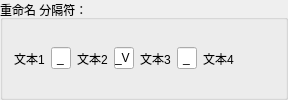
         <widget class="QGroupBox" name="groupBox_8">
          <property name="maximumSize">
           <size>
            <width>4096</width>
            <height>16777215</height>
           </size>
          </property>
          <property name="title">
           <string>重命名 分隔符：</string>
          </property>
          <layout class="QHBoxLayout" name="horizontalLayout_14">
           <item>
            <widget class="QLabel" name="label">
             <property name="text">
              <string>文本1</string>
             </property>
             <property name="alignment">
              <set>Qt::AlignCenter</set>
             </property>
            </widget>
           </item>
           <item>
            <widget class="QLineEdit" name="le_space1">
             <property name="maximumSize">
              <size>
               <width>20</width>
               <height>16777215</height>
              </size>
             </property>
             <property name="text">
              <string>_</string>
             </property>
             <property name="alignment">
              <set>Qt::AlignCenter</set>
             </property>
            </widget>
           </item>
           <item>
            <widget class="QLabel" name="label_6">
             <property name="text">
              <string>文本2</string>
             </property>
             <property name="alignment">
              <set>Qt::AlignCenter</set>
             </property>
            </widget>
           </item>
           <item>
            <widget class="QLineEdit" name="le_space2">
             <property name="maximumSize">
              <size>
               <width>20</width>
               <height>16777215</height>
              </size>
             </property>
             <property name="text">
              <string>_V</string>
             </property>
             <property name="alignment">
              <set>Qt::AlignCenter</set>
             </property>
            </widget>
           </item>
           <item>
            <widget class="QLabel" name="label_21">
             <property name="text">
              <string>文本3</string>
             </property>
             <property name="alignment">
              <set>Qt::AlignCenter</set>
             </property>
            </widget>
           </item>
           <item>
            <widget class="QLineEdit" name="le_space3">
             <property name="maximumSize">
              <size>
               <width>20</width>
               <height>16777215</height>
              </size>
             </property>
             <property name="text">
              <string>_</string>
             </property>
             <property name="alignment">
              <set>Qt::AlignCenter</set>
             </property>
            </widget>
           </item>
           <item>
            <widget class="QLabel" name="label_23">
             <property name="maximumSize">
              <size>
               <width>500</width>
               <height>16777215</height>
              </size>
             </property>
             <property name="text">
              <string>文本4</string>
             </property>
             <property name="alignment">
              <set>Qt::AlignCenter</set>
             </property>
            </widget>
           </item>
           <item>
            <spacer name="horizontalSpacer_5">
             <property name="orientation">
              <enum>Qt::Horizontal</enum>
             </property>
             <property name="sizeHint" stdset="0">
              <size>
               <width>40</width>
               <height>20</height>
              </size>
             </property>
            </spacer>
           </item>
          </layout>
         </widget>
